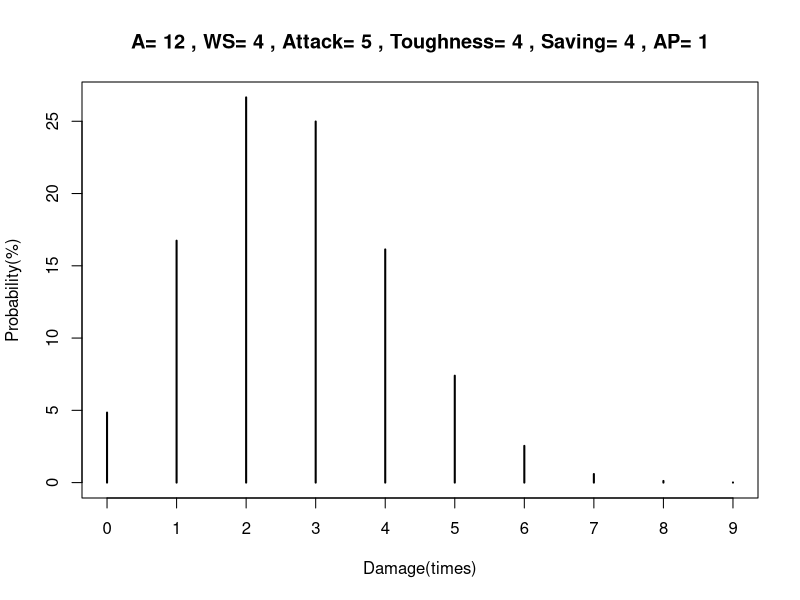
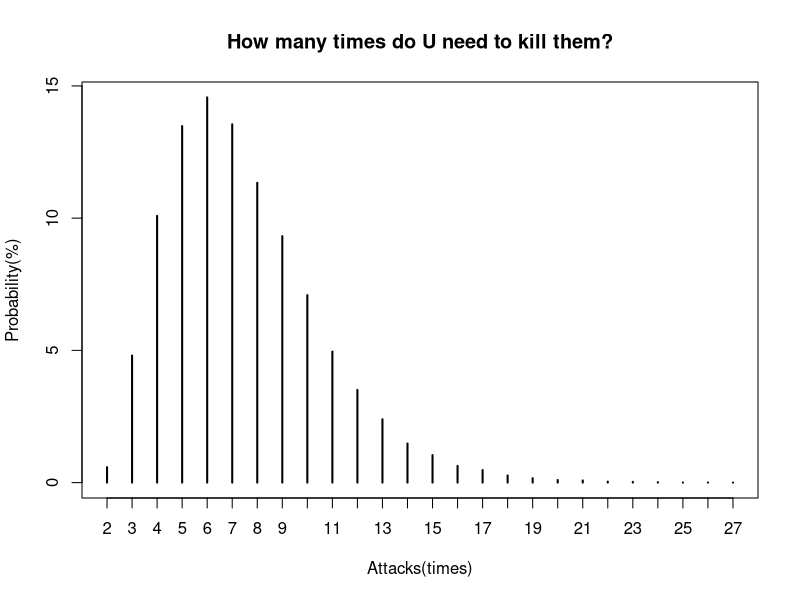

Recreate these plots in R, in order.
###攻撃で何回ダメージが通るか実験します。
#hitroll Aの数だけロールして、WSで命中
hitroll<-function(A,WS){
  hitcheck<-ceiling(runif(A)*6)>=WS
  #print(hitcheck)
  return(sum(hitcheck))
}
#atk vs toughness, returns required-die
AvT<-function(attack,toughness){
  if(attack>=toughness*2){
    require<-2
  }
  else if(attack>toughness){
    require<-3
  }
  else if(attack==toughness){
    require<-4
  }
  else if(attack*2<=toughness){
    require<-6
  }
  else if(attack<toughness){
    require<-5
  }
  return(require)
}

#damageroll hitsの数だけhitしたとして、攻撃者のAttackと被攻撃者のToughnessに応じたダメージロールを行う
damageroll<-function(hits,Attack,Toughness){
  require<-AvT(Attack,Toughness)
  damagecheck<-ceiling(runif(hits)*6)>=require
  return(sum(damagecheck))
}

#AProll　damegesの数だけhitしたとして、防御者のSavingと攻撃者のAPに応じたセービングを行い、通ったダメージ回数を返す
AProll<-function(damages,saving,AP){
  savingcheck<-ceiling(runif(damages)*6)>=(saving+AP)
  return(damages-sum(savingcheck))
}
AProll(damageroll(hitroll(6,4),5,5),2,3)

#total sim　A,WS,Attack,Toughness,Saving,APを入力し、
#５万回のシミュレーションを行いダメージ回数ごとの確率を表にする
sim<-function(A,WS,Attack,Toughness,Saving,AP){
  title<-paste("A=",A,", WS=",WS,", Attack=",Attack,", Toughness=",Toughness,", Saving=",Saving,", AP=",AP)
  APs<-c()
  for (i in 1:50000){
    APs[i]<-AProll(damageroll(hitroll(A,WS),Attack,Toughness),Saving,AP)
  }
  plot(table(APs)/500,main =title,xlab="Damage(times)",ylab="Probability(%)")
  return(table(APs)/500)
}

sim(A=12,WS=4,Attack=5,Toughness=4,Saving=4,AP=1)


#ダメージ回数を先に決めてから、それに達するまでにかかる回数のシミュレーション
howmany.to.kill<-function(A,WS,Attack,Toughness,Saving,AP,Wound){
  chikuseki_damage<-0
  i <- 0
  repeat {
    i<-i+1
    chikuseki_damage<-chikuseki_damage+AProll(damageroll(hitroll(A,WS),Attack,Toughness),Saving,AP)
    
    if(chikuseki_damage >= Wound) break
    
  }
  return(i)
}
#50000回のシミュレーション
sim2<-function(A,WS,Attack,Toughness,Saving,AP,Wound){
  times<-c()
  for (j in 1:50000){
    times[j]<-howmany.to.kill(A,WS,Attack,Toughness,Saving,AP,Wound)
  }
  plot(table(times)/500,main="How many times do U need to kill them?",xlab="Attacks(times)",ylab="Probability(%)")
  return(table(times)/500)
}

sim2(A=2,WS=3,Attack=1,Toughness=1,Saving=4,AP=2,Wound=4)

